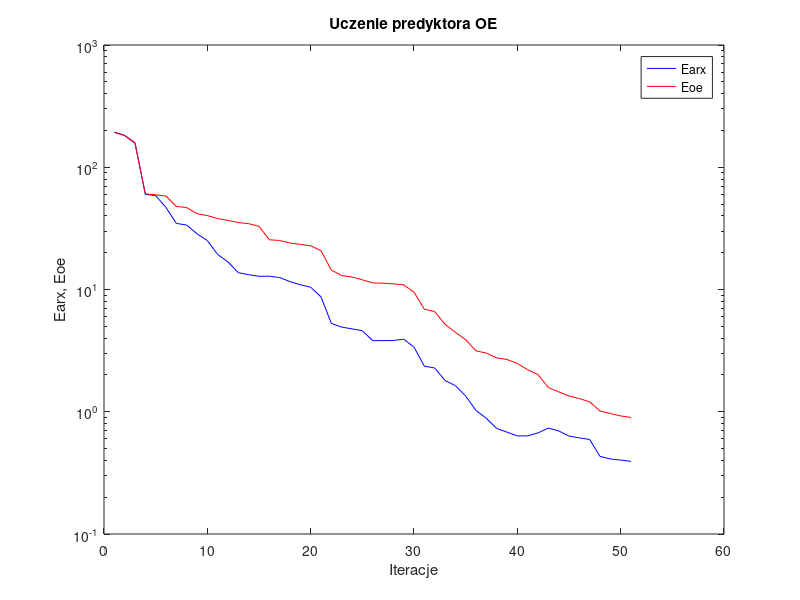
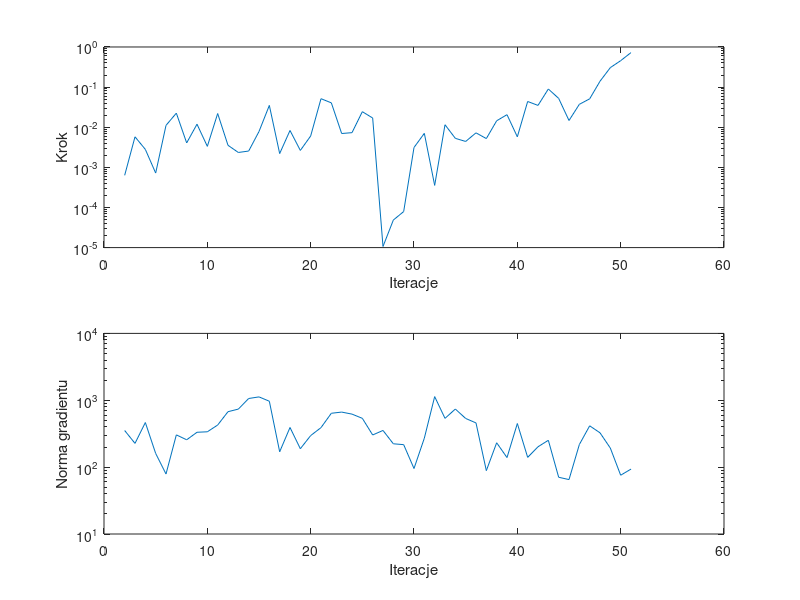

These charts were generated, in order, by the following MATLAB code:
%uczenie predyktora oe
clear all;
n=0; farx(n+1)=1.937660e+002; foe(n+1)=1.925712e+002; wspucz(n+1)=0.000000e+000; ng(n+1)=0.000000e+000;
%odnowa zmiennej metryki
n=1; farx(n+1)=1.823642e+002; foe(n+1)=1.817396e+002; krok(n+1)=6.326141e-004; ng(n+1)=3.528127e+002;
n=2; farx(n+1)=1.586078e+002; foe(n+1)=1.567734e+002; krok(n+1)=5.767896e-003; ng(n+1)=2.265605e+002;
n=3; farx(n+1)=6.003211e+001; foe(n+1)=6.058701e+001; krok(n+1)=2.804162e-003; ng(n+1)=4.643814e+002;
n=4; farx(n+1)=5.863545e+001; foe(n+1)=5.955176e+001; krok(n+1)=7.209870e-004; ng(n+1)=1.602691e+002;
n=5; farx(n+1)=4.682499e+001; foe(n+1)=5.810422e+001; krok(n+1)=1.111520e-002; ng(n+1)=7.894811e+001;
n=6; farx(n+1)=3.472563e+001; foe(n+1)=4.785665e+001; krok(n+1)=2.243330e-002; ng(n+1)=3.036727e+002;
n=7; farx(n+1)=3.366301e+001; foe(n+1)=4.679079e+001; krok(n+1)=4.065324e-003; ng(n+1)=2.563691e+002;
n=8; farx(n+1)=2.858766e+001; foe(n+1)=4.169638e+001; krok(n+1)=1.189189e-002; ng(n+1)=3.321628e+002;
n=9; farx(n+1)=2.512558e+001; foe(n+1)=4.022561e+001; krok(n+1)=3.334617e-003; ng(n+1)=3.376983e+002;
n=10; farx(n+1)=1.935206e+001; foe(n+1)=3.803134e+001; krok(n+1)=2.194150e-002; ng(n+1)=4.261200e+002;
n=11; farx(n+1)=1.681205e+001; foe(n+1)=3.676334e+001; krok(n+1)=3.544455e-003; ng(n+1)=6.745783e+002;
n=12; farx(n+1)=1.372569e+001; foe(n+1)=3.528723e+001; krok(n+1)=2.348414e-003; ng(n+1)=7.376090e+002;
n=13; farx(n+1)=1.321067e+001; foe(n+1)=3.455668e+001; krok(n+1)=2.548617e-003; ng(n+1)=1.062806e+003;
n=14; farx(n+1)=1.282314e+001; foe(n+1)=3.288515e+001; krok(n+1)=7.825027e-003; ng(n+1)=1.123102e+003;
n=15; farx(n+1)=1.285693e+001; foe(n+1)=2.551788e+001; krok(n+1)=3.497807e-002; ng(n+1)=9.673757e+002;
n=16; farx(n+1)=1.252524e+001; foe(n+1)=2.517706e+001; krok(n+1)=2.204222e-003; ng(n+1)=1.696195e+002;
n=17; farx(n+1)=1.159809e+001; foe(n+1)=2.400554e+001; krok(n+1)=8.300976e-003; ng(n+1)=3.916980e+002;
n=18; farx(n+1)=1.093544e+001; foe(n+1)=2.338025e+001; krok(n+1)=2.641274e-003; ng(n+1)=1.884663e+002;
n=19; farx(n+1)=1.044528e+001; foe(n+1)=2.279976e+001; krok(n+1)=6.051627e-003; ng(n+1)=2.963734e+002;
n=20; farx(n+1)=8.703078e+000; foe(n+1)=2.075734e+001; krok(n+1)=5.142093e-002; ng(n+1)=3.898159e+002;
n=21; farx(n+1)=5.280063e+000; foe(n+1)=1.443204e+001; krok(n+1)=4.050274e-002; ng(n+1)=6.390984e+002;
n=22; farx(n+1)=4.924827e+000; foe(n+1)=1.299324e+001; krok(n+1)=6.970444e-003; ng(n+1)=6.655863e+002;
n=23; farx(n+1)=4.765780e+000; foe(n+1)=1.265914e+001; krok(n+1)=7.321912e-003; ng(n+1)=6.205611e+002;
n=24; farx(n+1)=4.600402e+000; foe(n+1)=1.200538e+001; krok(n+1)=2.440235e-002; ng(n+1)=5.369234e+002;
n=25; farx(n+1)=3.820576e+000; foe(n+1)=1.132577e+001; krok(n+1)=1.697325e-002; ng(n+1)=3.027059e+002;
%odnowa zmiennej metryki
n=26; farx(n+1)=3.818361e+000; foe(n+1)=1.126342e+001; krok(n+1)=1.066004e-005; ng(n+1)=3.535991e+002;
n=27; farx(n+1)=3.824596e+000; foe(n+1)=1.111308e+001; krok(n+1)=4.856864e-005; ng(n+1)=2.234106e+002;
n=28; farx(n+1)=3.927398e+000; foe(n+1)=1.091074e+001; krok(n+1)=7.907676e-005; ng(n+1)=2.168617e+002;
n=29; farx(n+1)=3.378448e+000; foe(n+1)=9.511460e+000; krok(n+1)=3.127663e-003; ng(n+1)=9.535555e+001;
n=30; farx(n+1)=2.360010e+000; foe(n+1)=6.904782e+000; krok(n+1)=7.032104e-003; ng(n+1)=2.711064e+002;
n=31; farx(n+1)=2.280355e+000; foe(n+1)=6.599730e+000; krok(n+1)=3.551278e-004; ng(n+1)=1.134528e+003;
n=32; farx(n+1)=1.803634e+000; foe(n+1)=5.190357e+000; krok(n+1)=1.153579e-002; ng(n+1)=5.361398e+002;
n=33; farx(n+1)=1.635645e+000; foe(n+1)=4.468480e+000; krok(n+1)=5.282547e-003; ng(n+1)=7.391111e+002;
n=34; farx(n+1)=1.344944e+000; foe(n+1)=3.889089e+000; krok(n+1)=4.419773e-003; ng(n+1)=5.344309e+002;
n=35; farx(n+1)=1.024138e+000; foe(n+1)=3.144984e+000; krok(n+1)=7.242402e-003; ng(n+1)=4.581865e+002;
n=36; farx(n+1)=8.834467e-001; foe(n+1)=3.021290e+000; krok(n+1)=5.214527e-003; ng(n+1)=8.862987e+001;
n=37; farx(n+1)=7.311672e-001; foe(n+1)=2.759721e+000; krok(n+1)=1.448480e-002; ng(n+1)=2.313547e+002;
n=38; farx(n+1)=6.811426e-001; foe(n+1)=2.676358e+000; krok(n+1)=2.054980e-002; ng(n+1)=1.390472e+002;
n=39; farx(n+1)=6.346136e-001; foe(n+1)=2.481404e+000; krok(n+1)=5.767896e-003; ng(n+1)=4.489029e+002;
n=40; farx(n+1)=6.355149e-001; foe(n+1)=2.207781e+000; krok(n+1)=4.382471e-002; ng(n+1)=1.399719e+002;
n=41; farx(n+1)=6.716174e-001; foe(n+1)=2.015984e+000; krok(n+1)=3.497807e-002; ng(n+1)=2.015854e+002;
n=42; farx(n+1)=7.350098e-001; foe(n+1)=1.577898e+000; krok(n+1)=8.973423e-002; ng(n+1)=2.519915e+002;
n=43; farx(n+1)=6.971131e-001; foe(n+1)=1.455100e+000; krok(n+1)=5.234463e-002; ng(n+1)=7.055628e+001;
n=44; farx(n+1)=6.325744e-001; foe(n+1)=1.346233e+000; krok(n+1)=1.470844e-002; ng(n+1)=6.514094e+001;
n=45; farx(n+1)=6.116581e-001; foe(n+1)=1.281640e+000; krok(n+1)=3.719679e-002; ng(n+1)=2.174952e+002;
n=46; farx(n+1)=5.933704e-001; foe(n+1)=1.205426e+000; krok(n+1)=5.101860e-002; ng(n+1)=4.147727e+002;
n=47; farx(n+1)=4.313632e-001; foe(n+1)=1.014163e+000; krok(n+1)=1.399123e-001; ng(n+1)=3.261200e+002;
n=48; farx(n+1)=4.109224e-001; foe(n+1)=9.680558e-001; krok(n+1)=3.061194e-001; ng(n+1)=1.926816e+002;
n=49; farx(n+1)=4.023639e-001; foe(n+1)=9.244144e-001; krok(n+1)=4.555491e-001; ng(n+1)=7.568950e+001;
n=50; farx(n+1)=3.927947e-001; foe(n+1)=8.969561e-001; krok(n+1)=7.248392e-001; ng(n+1)=9.344632e+001;

figure; semilogy(farx,'b'); hold on; semilogy(foe,'r'); xlabel('Iteracje'); ylabel('Earx, Eoe'); legend('Earx','Eoe'); title('Uczenie predyktora OE');
figure; subplot(2,1,1); semilogy(krok); xlabel('Iteracje'); ylabel('Krok');
subplot(2,1,2); semilogy(ng); xlabel('Iteracje'); ylabel('Norma gradientu');
Earx=farx(n+1)
Eoe=foe(n+1)
